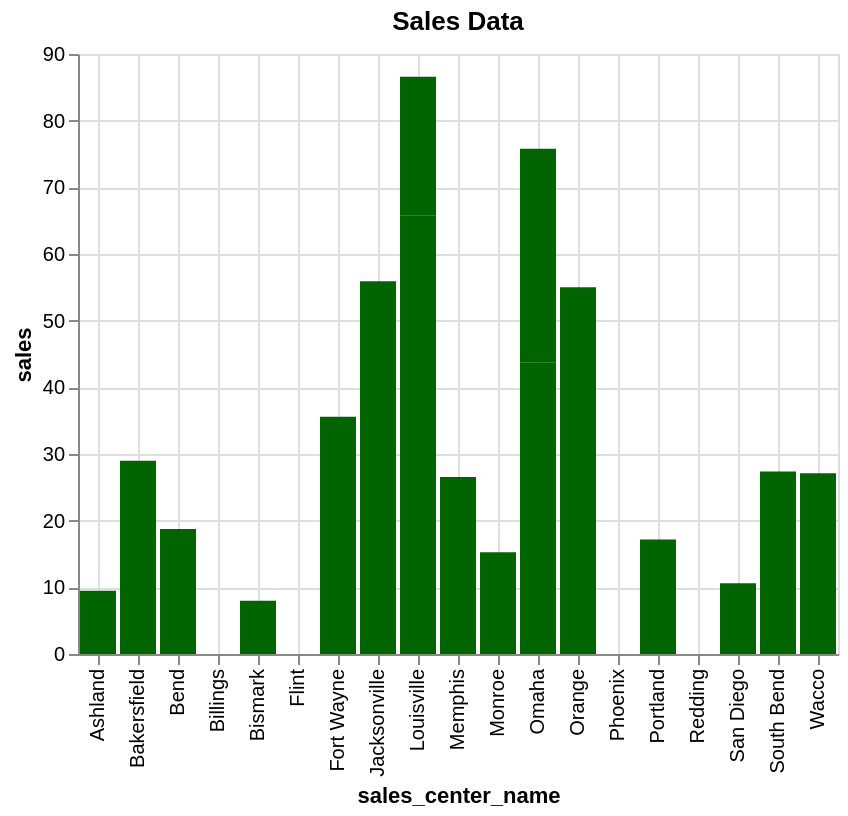

This figure's notebook cell:
### Markdown cell above
<p style='font-size:18px;font-family:Arial;color:#E37C4D;'><b>The color of the chart can be changed</b></p>

<p style='font-size:16px;font-family:Arial;'>
    The <b>color</b> parameter supports CSS color names 
    (<a href='https://developer.mozilla.org/en-US/docs/Web/CSS/color_value' style='font-weight:bold;'>see CSS color names</a>).
</p>

### Code cell
%chart sales_center_name, sales, title=Sales Data, color=darkgreen

### Figure 1 — Vega-Lite specification as saved in the notebook (floating-point values rounded to 4 significant figures)
{"$schema": "https://vega.github.io/schema/vega-lite/v3.json", "data": {"format": {"type": "csv"}, "values": "\"SALES\",\"Sales_Center_ID\",\"Sales_Center_Name\"\n\".00\",\"1111\",\"Phoenix\"\n\".00\",\"1111\",\"Phoenix\"\n\".00\",\"2222\",\"Bend\"\n\"18.75\",\"2222\",\"Bend\"\n\"43.78\",\"3333\",\"Omaha\"\n\"32.00\",\"3333\",\"Omaha\"\n\"65.73\",\"4444\",\"Louisville\"\n\"20.85\",\"4444\",\"Louisville\"\n\".00\",\"5555\",\"Bismark\"\n\"7.97\",\"5555\",\"Bismark\"\n\"7.79\",\"6666\",\"Memphis\"\n\"18.75\",\"6666\",\"Memphis\"\n\"15.25\",\"7777\",\"Monroe\"\n\".00\",\"7777\",\"Monroe\"\n\".00\",\"8888\",\"San Diego\"\n\"10.60\",\"8888\",\"San Diego\"\n\".00\",\"9999\",\"Redding\"\n\".00\",\"9999\",\"Redding\"\n\"19.36\",\"1112\",\"South Bend\"\n\"8.00\",\"1112\",\"South Bend\"\n\"16.50\",\"1113\",\"Jacksonville\"\n\"39.42\",\"1113\",\"Jacksonville\"\n\"35.58\",\"1114\",\"Fort Wayne\"\n\".00\",\"1115\",\"Billings\"\n\"17.18\",\"1116\",\"Portland\"\n\"9.50\",\"1117\",\"Ashland\"\n\"27.10\",\"1118\",\"Wacco\"\n\".00\",\"1119\",\"Flint\"\n\"29.00\",\"2111\",\"Bakersfield\"\n\"55.00\",\"3111\",\"Orange\"\n"}, "encoding": {"x": {"axis": {"grid": true, "title": "sales_center_name"}, "field": "Sales_Center_Name", "type": "nominal"}, "y": {"axis": {"grid": true, "title": "sales"}, "field": "SALES", "type": "quantitative"}}, "mark": {"color": "darkgreen", "type": "bar"}, "title": "Sales Data"}
